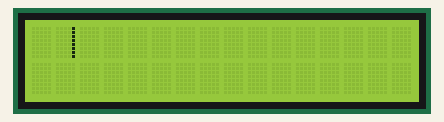
This program was run on a simulated Arduino Uno, built with avr-gcc and run on an emulated ATmega328P. Shown: 16×2 character LCD.

Above: at 0.21 s.
At 5.17 s:
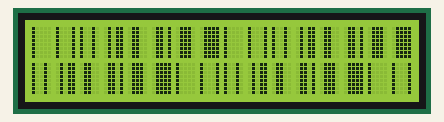
At 10.14 s:
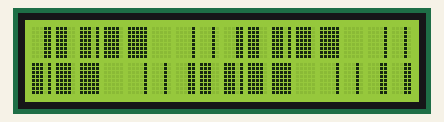
At 20.07 s:
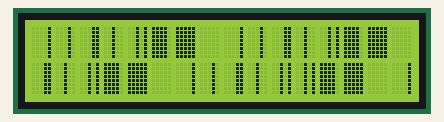
At 29.99 s:
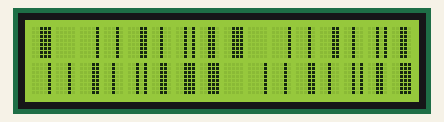
At 39.93 s:
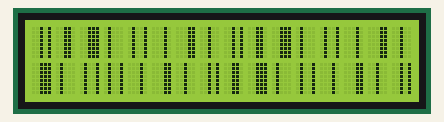

The program:

main.cpp
```cpp
#include <Arduino.h>
#include <LiquidCrystal.h>

#include "settings.h"

LiquidCrystal lcd = LiquidCrystal(LCD_RS, LCD_EN, LCD_D4, LCD_D5, LCD_D6, LCD_D7);

void setup() {
    lcd.begin(LCD_COLS, LCD_ROWS);
}

uint8_t customChar[] = {
    0,0,0,0,0,0,0,0 // custom char with 0b00000 as default value for every row
};

uint8_t charIndex = 0; // what index to use for the current custom char
uint8_t col = 0; // current col to draw char at
uint8_t row = 0; // current row to draw char at

void loop() {
    lcd.createChar(charIndex, customChar); // create custom char (from previous loop())

    lcd.setCursor(col, row);
    lcd.write(charIndex); // write the created custom char

    for (uint8_t i = 0; i < 8; i++) {
        customChar[i]++; // increase every row of the custom char by 1
    }

    col++; // increase col by 1
    if (col > LCD_COLS) { // if col is beyond the max
        col = 0; // reset
        row++; // increase row by 1
        if (row > LCD_ROWS) { // if row is beyond the max
            row = 0; // reset it
        }
    }

    charIndex++; // increase char index
    if (charIndex > 7) { // if it's beyond the max
        charIndex = 0; // go back to 0
    }

    delay(100); // delay to easily see what is going on
}
```

settings.h
```cpp
#ifndef __settings_h__
#define __settings_h__

#define LCD_COLS 16
#define LCD_ROWS 2

#define LCD_RS 8
#define LCD_EN 9
#define LCD_D7 7
#define LCD_D6 6
#define LCD_D5 5
#define LCD_D4 4
#define LCD_BACKLIGHT 10

// RIGHT      0 - 60
// UP        60 - 200
// DOWN     200 - 400
// LEFT     400 - 600
// SELECT   600 - 800
// RESET    (only for restarting)
#define LCD_BUTTONS 0

#endif
```
